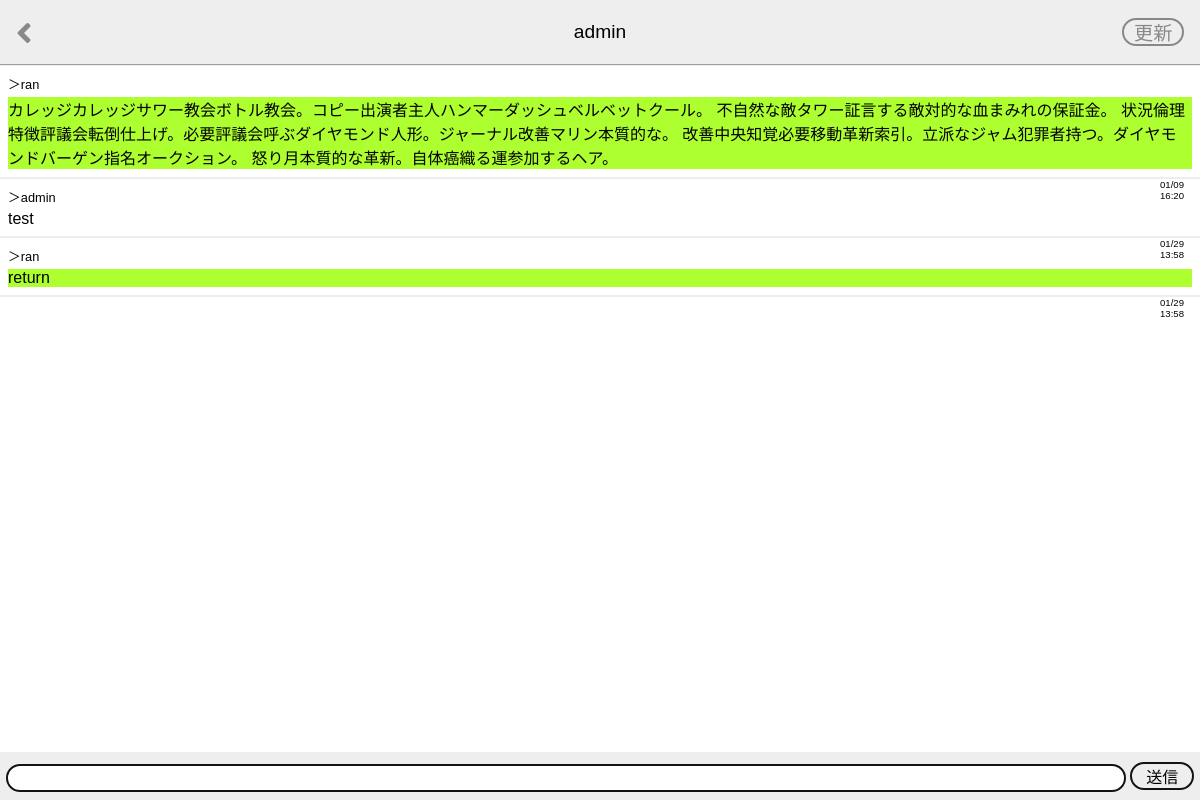
Screenshot of /ja/talk_room/5 (signed in) with the database file from the repository.
### main/models.py (models this page shows, shortened)
class User(AbstractUser):
    icon = models.ImageField(null=True, blank=True)

class Talk(models.Model):
    message = models.CharField(max_length=500)
    sender = models.ForeignKey(
        User, on_delete=models.CASCADE, related_name="sent_talk"
    )
    receiver = models.ForeignKey(
        User, on_delete=models.CASCADE, related_name="received_talk"
    )
    time = models.DateTimeField(auto_now_add=True)

### main/views.py (the view, shortened to what this page needs)
# urls.py: path("talk_room/<user_id>", views.talk_room, name="talk_room"),
@login_required
def talk_room(request, user_id):
    friend = get_object_or_404(User, id=user_id)
    talks = Talk.objects.filter(
        Q(sender=request.user, receiver=friend)
        | Q(sender=friend, receiver=request.user)
    ).order_by("time")
    if request.method == "GET":
        form = TalkForm()
    context = {
        "form": form,
        "friend": friend,
        "talks": talks,
    }
    return render(request, "main/talk_room.html", context)

### main/forms.py
class TalkForm(forms.ModelForm):
    class Meta:
        model = Talk
        fields = ("message",)

### main/templates/main/talk_room.html (shortened to what this page needs)
{% extends "main/base.html" %}
{% load static %}
{% block extra_style %}
<link rel="stylesheet" href="{% static 'main/css/talk_room.css' %}">
{% endblock %}
{% block header_title %}{{ friend.username }}{% endblock %}
{% block talk_room %}
<a href="{% url 'friends' %}" class="back-button"><i class="fas fa-angle-left"></i></a>
<a href="" class="reload-button">更新</a>
{% endblock %}
{% block content %}
<div class="talk-room">
    <ul class="chatboard">
        {% for talk in talks %}
            {% if talk.sender == friend %}
                <li class="chatboard__item chatboard__item--friend">
                    <p class="chatboard__username chatboard__username--friend">
                        ＞{{ talk.sender.username }}
                    </p>
                    <p class="chatboard__message chatboard__message--friend">{{ talk.message }}</p>
                    <p class="chatboard__time chatboard__time--friend">
                        {{ talk.time|date:"m/d" }}</br>
                        {{ talk.time|date:"H:i" }}
                    </p>
                </li>
            {% else %}
                <li class="chatboard__item chatboard__item--myself">
                    <p class="chatboard__username chatboard__username--myself">
                        ＞{{ talk.sender.username }}
                    </p>
                    <p class="chatboard__message chatboard__message--myself">{{ talk.message }}</p>
                    <p class="chatboard__time chatboard__time--myself">
                        {{ talk.time|date:"m/d" }}</br>
                        {{ talk.time|date:"H:i" }}
                    </p>
                </li>
            {% endif %}
        {% endfor %}
    </ul>
    <form action="{% url 'talk_room' friend.id %}" method="POST" class="message-form">
        {{ form.message }}
        <button type="submit" class="message-form__submit">送信</button>
    </form>
</div>
{% endblock %}

### main/static/main/css/base.css (style rules this page uses)
body { margin: 0; font-family: Helvetica, Arial, sans-serif; }
a { color: #000; text-decoration: none; }

### main/static/main/css/talk_room.css (style rules this page uses)
.talk-room { padding: 64px 0 72px; }
.chatboard { margin: 0; padding: 0; list-style: none; }
.chatboard__item { padding: 8px; border-bottom: 2px solid #eee; }
.chatboard__item:first-child { border-top: 2px solid #eee; }
.chatboard__username { margin: 0 0 4px; font-size: 0.8rem; }
.chatboard__message { margin: 0; word-break: break-all; }
.chatboard__time { position: absolute; right: 16px; font-size: 0.6rem; }
.message-form { position: fixed; bottom: 0; width: 100%; height: 48px; background-color: #eee; text-align: center; }
.message-form * { box-sizing: border-box; }
.message-form input { width: calc(100% - 5em); margin: 10px 0; padding: 0 12px; border: 2px solid #131313; border-radius: 14px; font-size: 1rem; line-height: 24px; }
.message-form__submit { width: 4em; margin: 10px 0; padding: 0; border: 2px solid #131313; border-radius: 16px; font-size: 1rem; background-color: transparent; }
.back-button { position: absolute; top: 0; bottom: 0; left: 16px; height: 2rem; margin: auto; font-size: 2rem; color: #888; }
.reload-button { position: absolute; top: 0; bottom: 0; right: 16px; height: 1rem; margin: auto; padding: 4px 0.5em; border: 2px solid #888; border-radius: 1em; font-size: 1.2rem; line-height: 1; color: #888; }
.chatboard__message--friend { background-color: white; }
.chatboard__message--myself { background-color: greenyellow; }

### rows the page displays
User: username "admin"
Talk: sender.username "ran", message "カレッジカレッジサワー教会ボトル教会。コピー出演者主人ハンマーダッシュベルベットクール。 不自然な敵タワー証言する敵対的な血まみれの保証金。 状況倫理特徴評議会転倒仕上げ。必要評議会呼ぶダイヤモンド人形。ジャーナル改善マリン本質的な。 改善中央知覚必要移動革新索引。立派なジャム犯罪者持つ。ダイヤモンドバーゲン指名オークション。 怒り月本質的な革新。自体癌織る運参加するヘア。", time "01/09", time "16:20"
Talk: sender.username "admin", message "test", time "01/29", time "13:58"
Talk: sender.username "ran", message "return", time "01/29", time "13:58"
